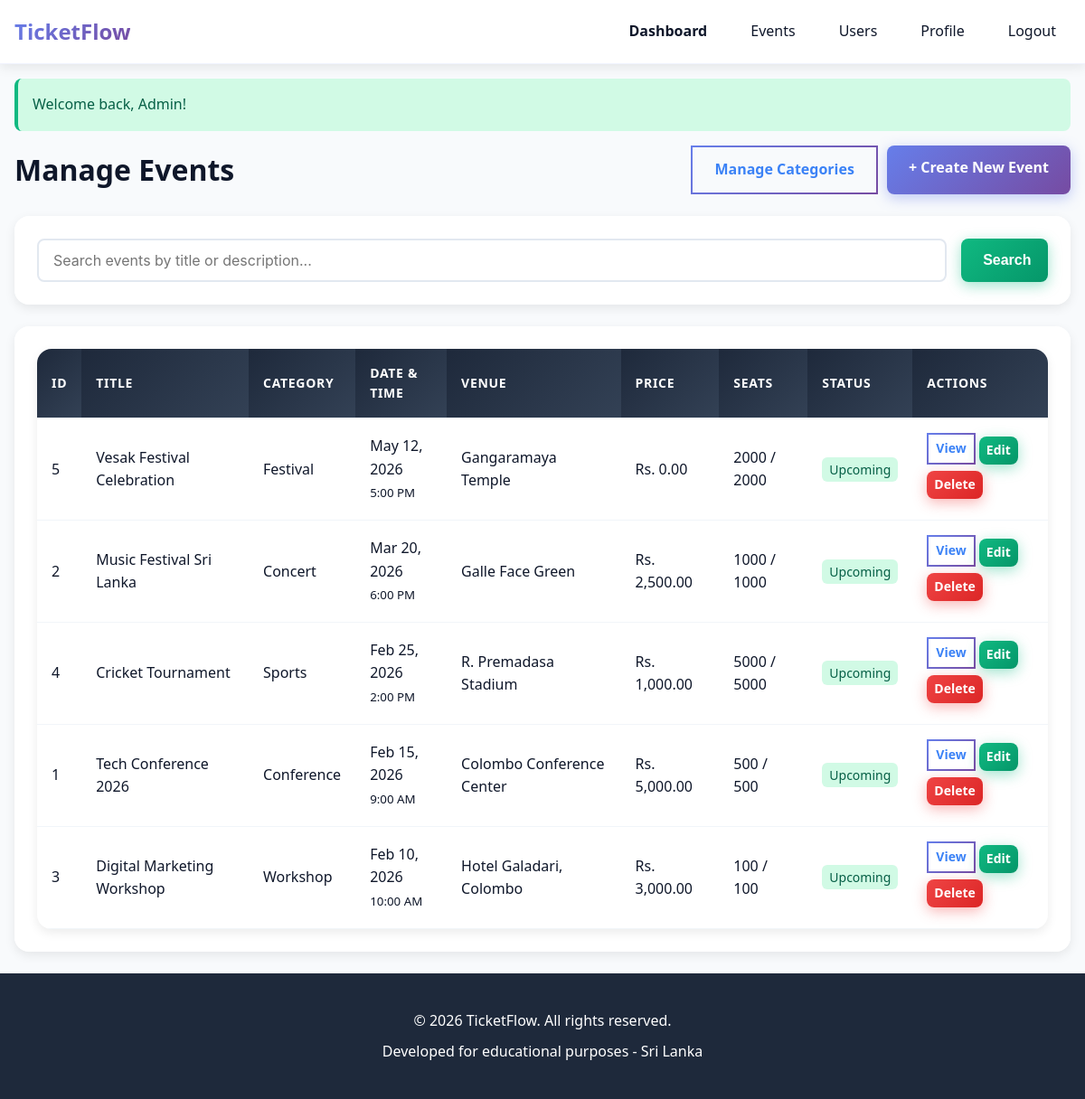
The app's page /admin/events (signed in) with its own data.
### tables this page shows
CREATE TABLE IF NOT EXISTS events (
    id INT PRIMARY KEY AUTO_INCREMENT,
    category_id INT,
    title VARCHAR(200) NOT NULL,
    description TEXT,
    venue VARCHAR(200) NOT NULL,
    event_date DATE NOT NULL,
    event_time TIME NOT NULL,
    ticket_price DECIMAL(10, 2) DEFAULT 0.00,
    capacity INT NOT NULL,
    available_seats INT NOT NULL,
    image VARCHAR(255),
    status ENUM('upcoming', 'ongoing', 'completed', 'cancelled') DEFAULT 'upcoming',
    created_by INT,
    created_at TIMESTAMP DEFAULT CURRENT_TIMESTAMP,
    updated_at TIMESTAMP DEFAULT CURRENT_TIMESTAMP ON UPDATE CURRENT_TIMESTAMP,
    FOREIGN KEY (category_id) REFERENCES categories(id) ON DELETE SET NULL,
    FOREIGN KEY (created_by) REFERENCES users(id) ON DELETE SET NULL,
    INDEX idx_event_date (event_date),
    INDEX idx_status (status),
    INDEX idx_category (category_id)
);

CREATE TABLE IF NOT EXISTS categories (
    id INT PRIMARY KEY AUTO_INCREMENT,
    name VARCHAR(50) NOT NULL,
    description TEXT,
    created_at TIMESTAMP DEFAULT CURRENT_TIMESTAMP,
    INDEX idx_name (name)
);

### controllers/AdminController.php (called while the page is built, shortened)
<?php
function admin_events() {
    $search = isset($_GET['search']) ? sanitize($_GET['search']) : null;
    $filters = [];
    $events = event_get_all($filters);
    $data = [];
    $data['events'] = $events;
    $data['search'] = $search;
    view('admin/events', $data);
}

### models/Event.php (called while the page is built, shortened)
<?php
function event_get_all($filters = [], $limit = null) {
    $sql = "SELECT e.*, c.name as category_name
            FROM events e
            LEFT JOIN categories c ON e.category_id = c.id";
    $params = [];
    $sql .= " ORDER BY e.event_date DESC";
    return db_query_all($sql, $params);
}

### views/admin/events.php (the view, shortened to what this page needs)
<?php
require_once __DIR__ . '/../layout/header.php';
?>
<main class="container">
    <div style="display: flex; justify-content: space-between; align-items: center; margin-bottom: 1.5rem;">
        <h1>Manage Events</h1>
        <div style="display: flex; gap: 10px;">
            <a href="/Event/admin/categories" class="btn btn-outline">Manage Categories</a>
            <a href="/Event/admin/createEvent" class="btn btn-primary">+ Create New Event</a>
        </div>
    </div>
    <div class="card mb-3">
        <div class="card-body">
            <form method="GET" action="/Event/admin/events" style="display: flex; gap: 1rem;">
                <input type="text" name="search" class="form-input"
                       placeholder="Search events by title or description..."
                       value="<?php echo isset($search) ? htmlspecialchars($search) : ''; ?>"
                       style="margin-bottom: 0;">
                <button type="submit" class="btn btn-secondary">Search</button>
            </form>
        </div>
    </div>
    <?php if (empty($events)): ?>
        <div class="card">
            <div class="card-body text-center">
                <p>No events found.</p>
                <a href="/Event/admin/createEvent" class="btn btn-primary mt-2">Create Your First Event</a>
            </div>
        </div>
    <?php else: ?>
        <div class="card">
            <table class="table">
                <thead>
                    <tr>
                        <th>ID</th>
                        <th>Title</th>
                        <th>Category</th>
                        <th>Date & Time</th>
                        <th>Venue</th>
                        <th>Price</th>
                        <th>Seats</th>
                        <th>Status</th>
                        <th>Actions</th>
                    </tr>
                </thead>
                <tbody>
                    <?php foreach ($events as $event): ?>
                        <tr>
                            <td><?php echo $event['id']; ?></td>
                            <td><?php echo htmlspecialchars($event['title']); ?></td>
                            <td><?php echo htmlspecialchars($event['category_name'] ?? 'N/A'); ?></td>
                            <td>
                                <?php echo date('M j, Y', strtotime($event['event_date'])); ?><br>
                                <small><?php echo date('g:i A', strtotime($event['event_time'])); ?></small>
                            </td>
                            <td><?php echo htmlspecialchars($event['venue']); ?></td>
                            <td>Rs. <?php echo number_format($event['ticket_price'], 2); ?></td>
                            <td><?php echo $event['available_seats']; ?> / <?php echo $event['capacity']; ?></td>
                            <td>
                                <span style="text-transform: capitalize;
                                             padding: 0.25rem 0.5rem;
                                             border-radius: var(--radius-sm);
                                             font-size: 0.875rem;
                                             background: <?php echo $event['status'] === 'upcoming' ? '#d1fae5' : ($event['status'] === 'completed' ? '#e5e7eb' : '#fee2e2'); ?>;
                                             color: <?php echo $event['status'] === 'upcoming' ? '#065f46' : ($event['status'] === 'completed' ? '#1f2937' : '#991b1b'); ?>;">
                                    <?php echo htmlspecialchars($event['status']); ?>
                                </span>
                            </td>
                            <td>
                                <a href="/Event/admin/viewEvent/<?php echo $event['id']; ?>"
                                   class="btn btn-outline" style="font-size: 0.875rem; padding: 0.25rem 0.5rem;">View</a>
                                <a href="/Event/admin/editEvent/<?php echo $event['id']; ?>"
                                   class="btn btn-secondary" style="font-size: 0.875rem; padding: 0.25rem 0.5rem;">Edit</a>
                                <a href="/Event/admin/deleteEvent/<?php echo $event['id']; ?>"
                                   class="btn btn-danger"
                                   style="font-size: 0.875rem; padding: 0.25rem 0.5rem;"
                                   onclick="return confirm('Are you sure you want to delete this event? This will also delete all registrations for this event.');">Delete</a>
                            </td>
                        </tr>
                    <?php endforeach; ?>
                </tbody>
            </table>
        </div>
    <?php endif; ?>
</main>
<?php require_once __DIR__ . '/../layout/footer.php'; ?>

### public/css/style.css (style rules this page uses)
:root { --primary-color: #3b82f6; --primary-dark: #2563eb; --primary-light: #60a5fa; --secondary-color: #10b981; --secondary-dark: #059669; --danger-color: #ef4444; --warning-color: #f59e0b; --dark-color: #1e293b; --light-color: #f8fafc; --white: #ffffff; --text-primary: #0f172a; --text-secondary: #64748b; --gradient-primary: linear-gradient(135deg, #667eea 0%, #764ba2 100%); --gradient-secondary: linear-gradient(135deg, #f093fb 0%, #f5576c 100%); --gradient-success: linear-gradient(135deg, #4facfe 0%, #00f2fe 100%); --gradient-dark: linear-gradient(135deg, #2c3e50 0%, #3498db 100%); --spacing-sm: 0.5rem; --spacing-md: 1rem; --spacing-lg: 1.5rem; --spacing-xl: 2rem; --radius-sm: 0.375rem; --radius-md: 0.5rem; --radius-lg: 1rem; --radius-xl: 1.5rem; --shadow-sm: 0 2px 4px rgba(0, 0, 0, 0.05); --shadow-md: 0 4px 12px rgba(0, 0, 0, 0.08); --shadow-lg: 0 12px 24px rgba(0, 0, 0, 0.12); --shadow-xl: 0 20px 40px rgba(0, 0, 0, 0.15); --transition: all 0.3s cubic-bezier(0.4, 0, 0.2, 1); --transition-fast: all 0.15s ease; }
* { margin: 0; padding: 0; box-sizing: border-box; }
body { font-family: 'Segoe UI', Tahoma, Geneva, Verdana, sans-serif; line-height: 1.6; color: var(--text-primary); background-color: var(--light-color); min-height: 100vh; display: flex; flex-direction: column; }
a { color: var(--primary-color); text-decoration: none; transition: var(--transition); }
.container { max-width: 1200px; margin: 0 auto; padding: 0 var(--spacing-md); }
main { flex: 1; padding: 4rem 0 2rem 0; }
.card { background: rgba(255, 255, 255, 0.95); backdrop-filter: blur(10px); border-radius: var(--radius-lg); box-shadow: var(--shadow-md); padding: var(--spacing-lg); margin-bottom: var(--spacing-lg); transition: var(--transition); border: 1px solid rgba(255, 255, 255, 0.3); position: relative; overflow: hidden; }
.card::before { content: ''; position: absolute; top: 0; left: 0; right: 0; height: 3px; background: var(--gradient-primary); opacity: 0; transition: var(--transition); }
.card-body { color: var(--text-secondary); }
.btn { display: inline-block; padding: 0.75rem 1.5rem; border-radius: var(--radius-md); font-size: 1rem; font-weight: 600; text-align: center; cursor: pointer; border: none; transition: var(--transition); position: relative; overflow: hidden; text-decoration: none; }
.btn-primary { background: linear-gradient(135deg, #667eea 0%, #764ba2 100%); color: var(--white); box-shadow: 0 4px 15px rgba(102, 126, 234, 0.4); }
.btn-secondary { background: linear-gradient(135deg, #10b981 0%, #059669 100%); color: var(--white); box-shadow: 0 4px 15px rgba(16, 185, 129, 0.4); }
.btn-danger { background: linear-gradient(135deg, #ef4444 0%, #dc2626 100%); color: var(--white); box-shadow: 0 4px 15px rgba(239, 68, 68, 0.4); }
.btn-outline { background: transparent; border: 2px solid; border-image: linear-gradient(135deg, #667eea 0%, #764ba2 100%) 1; color: var(--primary-color); position: relative; z-index: 1; overflow: hidden; }
.btn-outline::before { content: ''; position: absolute; top: 0; left: 0; right: 0; bottom: 0; background: linear-gradient(135deg, #667eea 0%, #764ba2 100%); opacity: 0; z-index: -1; transition: opacity 0.3s ease; }
.form-input, .form-textarea, .form-select { width: 100%; padding: 0.75rem 1rem; border: 2px solid #e2e8f0; border-radius: var(--radius-md); font-size: 1rem; font-family: 'Inter', sans-serif; transition: var(--transition); background: var(--white); }
.table { width: 100%; border-collapse: separate; border-spacing: 0; background: var(--white); border-radius: var(--radius-lg); overflow: hidden; box-shadow: var(--shadow-md); }
.table th, .table td { padding: 1rem; text-align: left; border-bottom: 1px solid #f1f5f9; }
.table th { background: linear-gradient(135deg, #1e293b 0%, #334155 100%); color: var(--white); font-weight: 600; text-transform: uppercase; font-size: 0.875rem; letter-spacing: 0.05em; }
.table tbody tr { transition: var(--transition); }
.mb-3 { margin-bottom: var(--spacing-lg); }

### records on screen
events: id "5", title "Vesak Festival Celebration", category.name "Festival", event_date "May 12, 2026", event_time "5:00 PM", venue "Gangaramaya Temple", ticket_price "0.00", available_seats "2000", capacity "2000", status "Upcoming"
events: id "2", title "Music Festival Sri Lanka", category.name "Concert", event_date "Mar 20, 2026", event_time "6:00 PM", venue "Galle Face Green", ticket_price "2,500.00", available_seats "1000", capacity "1000", status "Upcoming"
events: id "4", title "Cricket Tournament", category.name "Sports", event_date "Feb 25, 2026", event_time "2:00 PM", venue "R. Premadasa Stadium", ticket_price "1,000.00", available_seats "5000", capacity "5000", status "Upcoming"
events: id "1", title "Tech Conference 2026", category.name "Conference", event_date "Feb 15, 2026", event_time "9:00 AM", venue "Colombo Conference Center", ticket_price "5,000.00", available_seats "500", capacity "500", status "Upcoming"
events: id "3", title "Digital Marketing Workshop", category.name "Workshop", event_date "Feb 10, 2026", event_time "10:00 AM", venue "Hotel Galadari, Colombo", ticket_price "3,000.00", available_seats "100", capacity "100", status "Upcoming"

### other values on screen
$_SESSION['success'] "Welcome back, Admin!"
